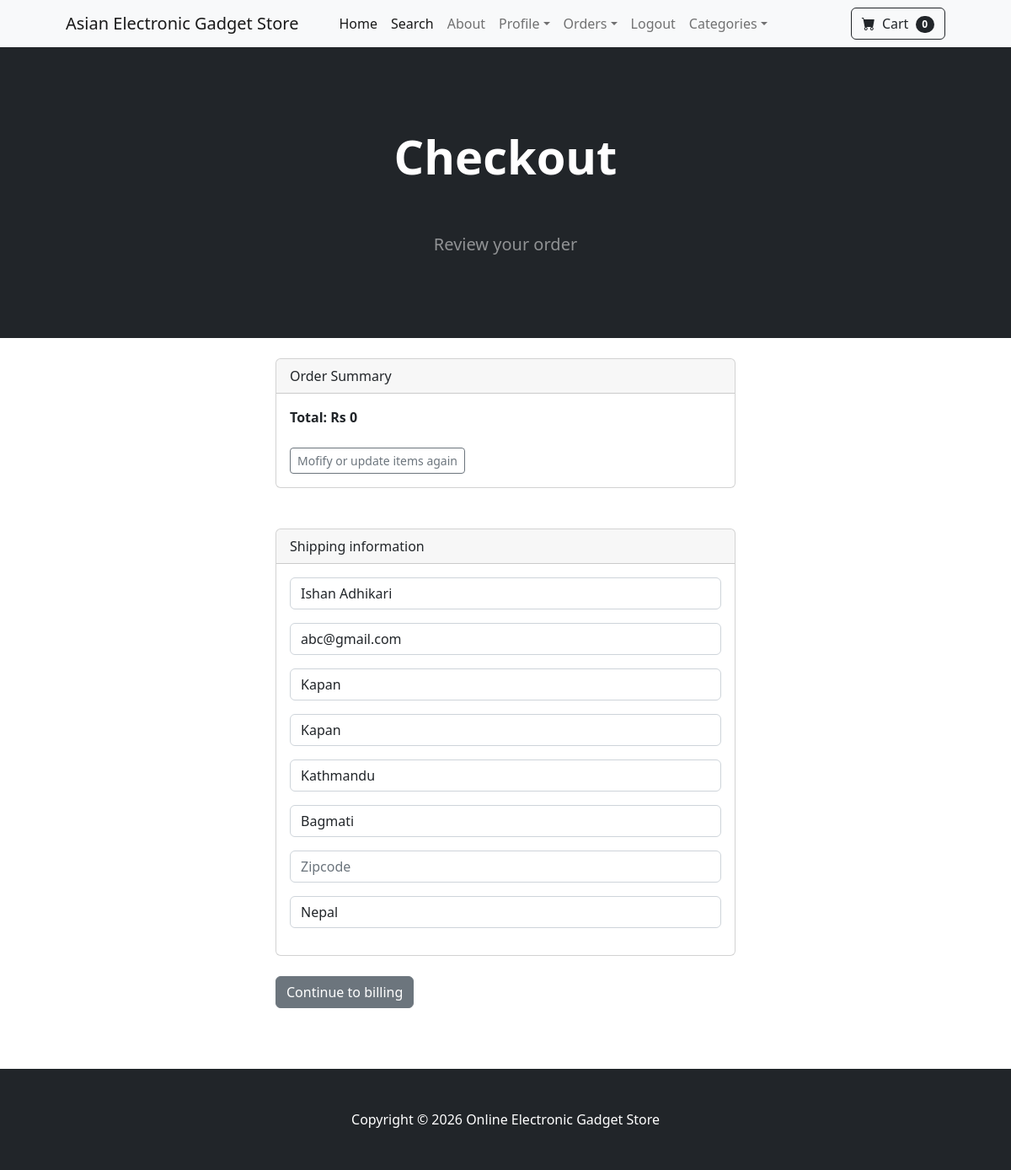
The app's page /payment/checkout (signed in) with its own data.
### payment/models.py (models this page shows, shortened)
class ShippingAddress(models.Model):
    user = models.ForeignKey(User, on_delete=models.CASCADE, null=True, blank=True)
    shipping_full_name = models.CharField(max_length=100)
    shipping_email = models.CharField(max_length=100)
    shipping_address1 = models.CharField(max_length=100)
    shipping_address2 = models.CharField(max_length=100)
    shipping_city = models.CharField(max_length=100)
    shipping_state = models.CharField(max_length=100, null=True, blank=True)
    shipping_zipcode = models.CharField(max_length=100, null=True, blank=True)
    shipping_country = models.CharField(max_length=100)
    class Meta:
        verbose_name_plural = "Shipping Address"

### payment/views.py (the view)
# urls.py: path('checkout',views.checkout,name="checkout"),
def checkout(request):
    cart = Cart(request)
    cart_products = cart.get_prods
    quantities = cart.get_quants
    totals = cart.cart_total()
    if request.user.is_authenticated:  #checkout login user
        shipping_user = ShippingAddress.objects.get(user__id=request.user.id)
        shipping_form = ShippingForm(request.POST or None,instance=shipping_user)
        return render(request, 'payment/checkout.html', {"cart_products": cart_products, "quantities" : quantities, "totals" : totals,"shipping_form":shipping_form})
    else:#checkout as guest
        shipping_form = ShippingForm(request.POST or None)
        return render(request, 'payment/checkout.html', {"cart_products": cart_products, "quantities" : quantities, "totals" : totals,"shipping_form":shipping_form})

### cart/cart.py (called while the page is built, shortened)
    def cart_total(self):
        product_ids = self.cart.keys()
        products = Product.objects.filter(id__in=product_ids)
        quantities = self.cart
        total = 0 #start counting at 0
        return total

    def __len__(self):
        return len(self.cart)

    def get_prods(self):
        product_ids = self.cart.keys()
        products = Product.objects.filter(id__in=product_ids)
        return products

### cart/context_processors.py (called while the page is built)
def cart(request):
    return {'cart' : Cart(request)}

### payment/templates/payment/checkout.html (shortened to what this page needs)
{% extends "base.html" %}
{% block content %}
        <header class="bg-dark py-5">
            <div class="container px-4 px-lg-5 my-5">
                <div class="text-center text-white">
                    <h1 class="display-4 fw-bolder">Checkout</h1>  <br> <br>
                    <p class="lead fw-normal text-white-50 mb-0">Review your order</p>
                </div>
            </div>
        </header>
        <br>
        <div class="container">
            <div class="row">
                    <div class="col-md-6 offset-md-3">
                         <div class="card">
                            <div class="card-header">
                                Order Summary
                            </div>
                            <div class="card-body">
                              <strong> Total: Rs {{totals}}   </strong>
                              <br> <br>
                              <a href=" {% url "cart_summary" %} " class="btn btn-sm btn-outline-secondary">Mofify or update items again</a>
                            </div>
                            </div>
                                    <br> <br>
                                    <div class="card">
                                    <div class="card-header">
                                        Shipping information
                                    </div>
                                    <div class="card-body">
                                    <form action=" {% url "billing_info" %} " method="post">
                                        {{shipping_form.as_p}}
                                    </div>
                                    </div>
                                    <br>
                                    <button type="submit" class="btn btn-secondary">Continue to billing</button>
                    </div>
                </div>
            </div>
       <br> <br> <br>
{% endblock content %}

### static/css/custom.css (style rules this page uses)
.card-body { flex-grow: 1; }

### records on screen
ShippingAddress: shipping_full_name "Ishan Adhikari", shipping_email "abc@gmail.com", shipping_address1 "Kapan", shipping_address2 "Kapan", shipping_city "Kathmandu", shipping_state "Bagmati", shipping_country "Nepal"

### other values on screen
{{ cart|length }} "0"
{{ totals }} "0"
